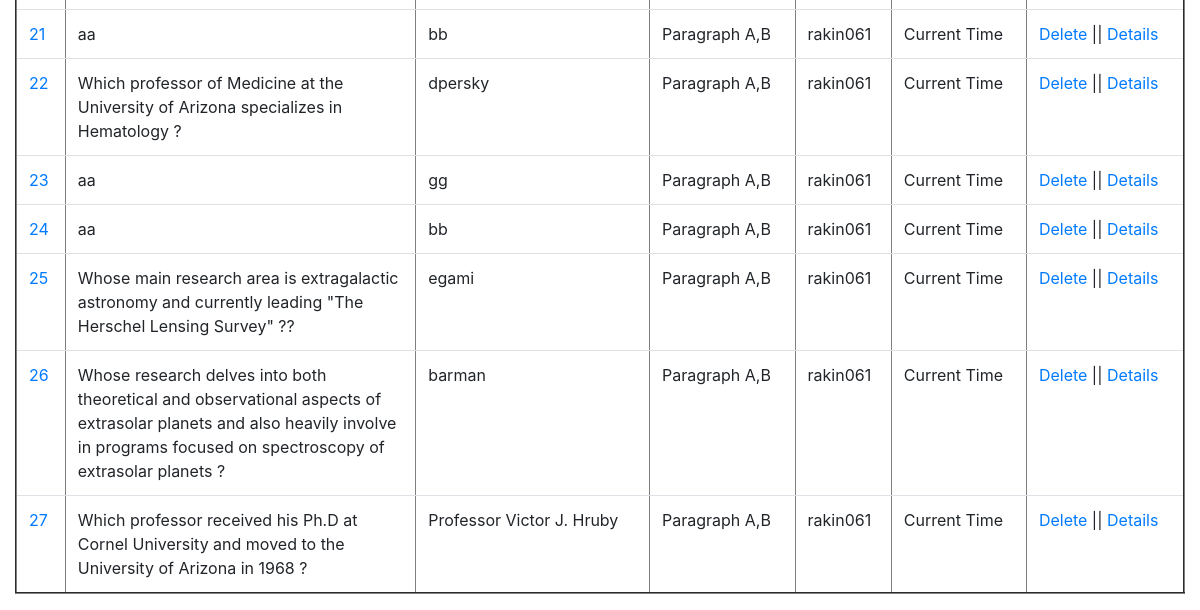
Page /elements/ (signed in, lower part) on the earlier database version.
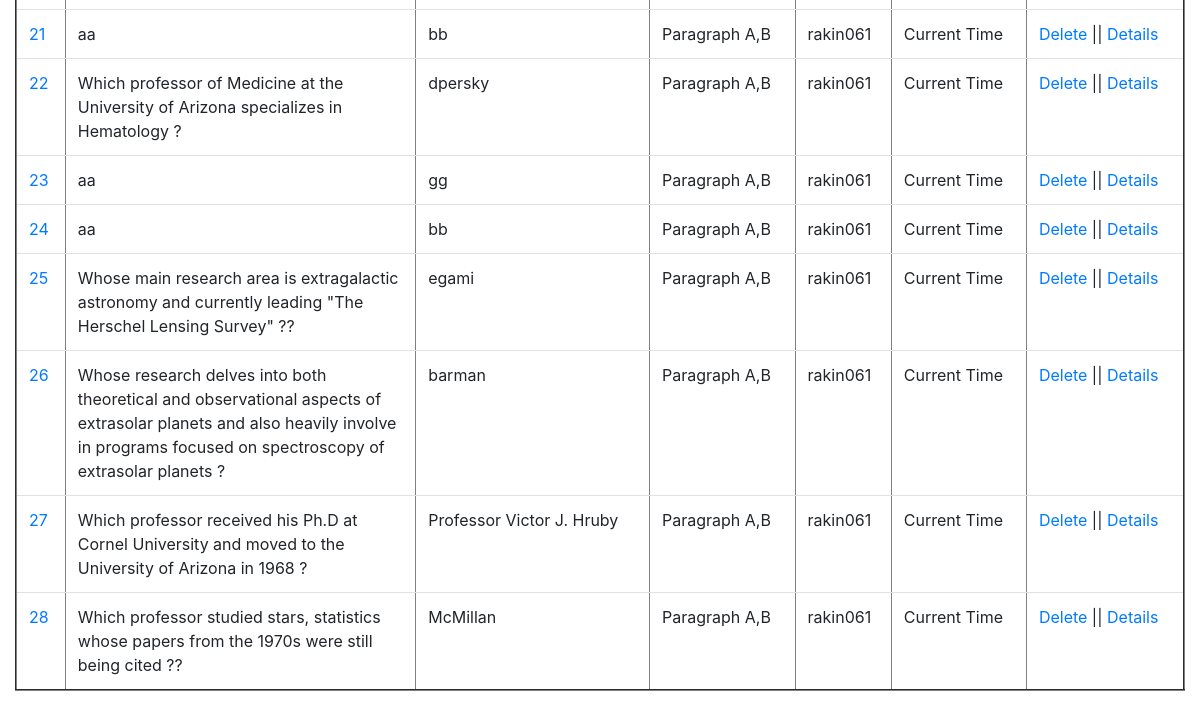
Same page on the later database version.
### qa_interface/models.py (models this page shows)
class QA_Interface(models.Model):
	source_id=models.CharField(max_length=30,blank=False,null=False) # max_length = required
	title_A=models.CharField(blank=False, null=False,max_length=35)
	par_A=models.TextField(blank=False, null=False)
	title_B=models.CharField(blank=False, null=False,max_length=35)
	par_B=models.TextField(blank=False, null=False)
	question=models.TextField(blank=False, null=False, max_length=1000,help_text=' &nbsp; <button type="button" class="btn btn-danger btn-sm align-top" data-bs-container="body" '
																					  'data-bs-toggle="popover" data-bs-placement="right" data-bs-html="true"  '
																					  'data-bs-content=" Multi-hop questions require systems to aggregate information between '
																				      'multiple contexts, the ability of a system to reason over multiple sources of '
																				      'data such as paragraphs to output desired answer. Here, the system has to reason with information taken from more than one document '
																				      '(i.e. Parapgaphs) to arrive at the final answer. <br> <br> <b> Example: </b> What is the population of the capital city of Bangladesh ? '
																				      '<br> <b>Answer: </b> 40 Millions !!'
																				 	  '<br> <b>Reasoning:</b> Capital City of Bangladesh ---> Dhaka ---> Population: 40 Millions. '
																				      '<br> <br> Click <a href='' https://hotpotqa.github.io/ '' '
																				      'target=''_blank'' > here </a> to see further details of multihop questions ! "> ? </button>')
	answer=models.TextField(blank=False, null=False, max_length=100)
	question_type_choices= [('Bridge_entity', 'Bridge'),('Comparison', 'Comparison'),('Intersection', 'Intersection'),('Commonsense_reasoning', 'Commonsense')]
	question_type=models.CharField(max_length=22, choices=question_type_choices, default='Bridge_entity',help_text=' &nbsp; <button type="button" class="btn btn-danger btn-sm align-top" data-bs-container="body" '
																					  'data-bs-toggle="popover" data-bs-placement="right" data-bs-html="true"  '
																					  'data-bs-content=" Types of multi hop question you entered. Click <a href='' https://github.com/UA-KMAP/KMAP-QA/blob/main/qa_interface/templates/images/MHQA.png '' '
																				      'target=''_blank''> here </a> to see details of different types of multi hop question. "> ? </button>')
	level_choices=[('Hard','Hard'),('Medium','Medium'),('Easy','Easy')]
	level=models.CharField(max_length=6, choices=level_choices, default='Easy', help_text=' &nbsp; <button type="button" class="btn btn-danger btn-sm align-top" data-bs-container="body" '
																					  'data-bs-toggle="popover" data-bs-placement="right" data-bs-html="true"  '
																					  'data-bs-content="Difficulty level of the multi hop question you entered! "> ? </button>' )
	supporting_facts=models.TextField(blank=False, null=False,max_length=4, help_text=' &nbsp; <button type="button" class="btn btn-danger btn-sm align-top" data-bs-container="body" '
																					  'data-bs-toggle="popover" data-bs-placement="right" data-bs-html="true"  '
																					  'data-bs-content="Supporting facts specify the sentences involved while creating the multi hop question from '
																					  'both of the paragraphs.<br> <b>Example Input: 0,1. </b> It indicates that first sentence from the first paragraph and '
																					  'second sentence from the second paragraph have been used to produce the multi hop question.."> ? </button>')
	def get_absolute_url(self):
		return reverse("qa:qa_entity", kwargs={"id":self.id})

### qa_interface/views.py (the view)
# urls.py: path("elements/", detail_view),
def detail_view(request):
	obj=QA_Interface.objects.all()
	contribution=0
	username=str(request.user)
	directory_name="Dataset/"+username+"/"
	file_or_directory=Path(directory_name)
	if file_or_directory.exists():
		contribution=len([name for name in os.listdir(directory_name) if os.path.isfile(os.path.join(directory_name, name))])
	context={
		"elements": obj,
		"contribution": contribution,
		"username":username
	}
	return render(request,"detail.html",context)

### qa_interface/templates/detail.html (shortened to what this page needs)
{% extends 'base.html' %}
{% block content %}
{% if user.is_authenticated %}
<table border="2" class="table table-hover " >
	{% for element in elements %}
		<tr>
			<td><a href="{{element.get_absolute_url}}">{{element.id}}</a></td>
			<td style="width:30%">{{element.question}}</td>
			<td>{{element.answer}}</td>
			<td>Paragraph A,B</td>
			<td>rakin061</td>
			<td>Current Time</td>
			<td><a href="/delete/{{element.id}}">Delete</a>  || <a href="{{element.get_absolute_url}}">Details</a></td>
		</tr>
	{% endfor %}
</table>
{% else %}
  <p>You are not logged in</p>
  <a href="{% url 'login' %}">Log In</a>
{% endif %}
{% endblock %}

Differences in the rows shown:
added QA_Interface: id "28", question "Which professor studied stars, statistics whose papers from the 1970s were still being cited ??", answer "McMillan"
